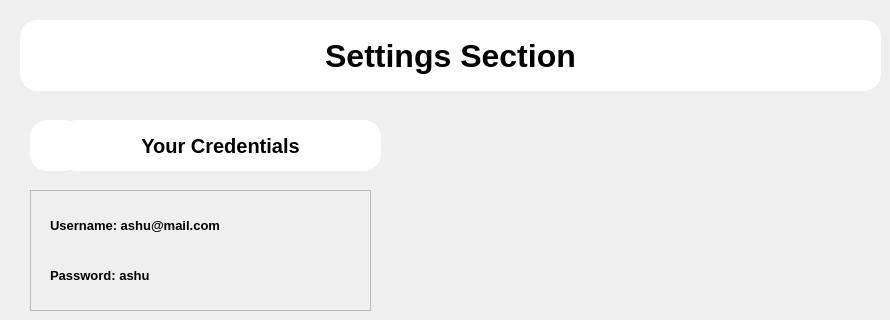
         <widget class="QWidget" name="tab">
          <attribute name="title">
           <string>Settings</string>
          </attribute>
          <widget class="QLabel" name="lhead">
           <property name="geometry">
            <rect>
             <x>20</x>
             <y>20</y>
             <width>861</width>
             <height>71</height>
            </rect>
           </property>
           <property name="font">
            <font>
             <pointsize>24</pointsize>
             <weight>75</weight>
             <bold>true</bold>
            </font>
           </property>
           <property name="layoutDirection">
            <enum>Qt::LeftToRight</enum>
           </property>
           <property name="styleSheet">
            <string notr="true">background-color: rgb(255, 255, 255);
border:2px solid rgb(255, 255, 255);
border-radius:17px;</string>
           </property>
           <property name="text">
            <string>Settings Section</string>
           </property>
           <property name="alignment">
            <set>Qt::AlignCenter</set>
           </property>
          </widget>
          <widget class="QLabel" name="ltop">
           <property name="geometry">
            <rect>
             <x>60</x>
             <y>120</y>
             <width>321</width>
             <height>51</height>
            </rect>
           </property>
           <property name="font">
            <font>
             <pointsize>15</pointsize>
             <weight>75</weight>
             <bold>true</bold>
            </font>
           </property>
           <property name="layoutDirection">
            <enum>Qt::LeftToRight</enum>
           </property>
           <property name="styleSheet">
            <string notr="true">background-color: rgb(255, 255, 255);
border:2px solid rgb(255, 255, 255);
border-radius:17px;</string>
           </property>
           <property name="text">
            <string>Your Credentials</string>
           </property>
           <property name="alignment">
            <set>Qt::AlignCenter</set>
           </property>
          </widget>
          <widget class="QLabel" name="licon">
           <property name="geometry">
            <rect>
             <x>30</x>
             <y>120</y>
             <width>51</width>
             <height>51</height>
            </rect>
           </property>
           <property name="styleSheet">
            <string notr="true">background-color: rgb(255, 255, 255);
border:2px solid rgb(255, 255, 255);
border-radius:17px;</string>
           </property>
           <property name="text">
            <string/>
           </property>
           <property name="pixmap">
            <pixmap resource="resource2.qrc">:/blueIcon/iconsblue/codepen.svg</pixmap>
           </property>
           <property name="scaledContents">
            <bool>false</bool>
           </property>
          </widget>
          <widget class="QFrame" name="frame_13">
           <property name="geometry">
            <rect>
             <x>30</x>
             <y>190</y>
             <width>341</width>
             <height>121</height>
            </rect>
           </property>
           <property name="frameShape">
            <enum>QFrame::StyledPanel</enum>
           </property>
           <property name="frameShadow">
            <enum>QFrame::Raised</enum>
           </property>
           <widget class="QLabel" name="lp">
            <property name="geometry">
             <rect>
              <x>20</x>
              <y>70</y>
              <width>191</width>
              <height>31</height>
             </rect>
            </property>
            <property name="font">
             <font>
              <pointsize>10</pointsize>
              <weight>75</weight>
              <bold>true</bold>
             </font>
            </property>
            <property name="layoutDirection">
             <enum>Qt::LeftToRight</enum>
            </property>
            <property name="styleSheet">
             <string notr="true"/>
            </property>
            <property name="text">
             <string>Password: ashu</string>
            </property>
            <property name="alignment">
             <set>Qt::AlignLeading|Qt::AlignLeft|Qt::AlignVCenter</set>
            </property>
           </widget>
           <widget class="QLabel" name="lu">
            <property name="geometry">
             <rect>
              <x>20</x>
              <y>20</y>
              <width>251</width>
              <height>31</height>
             </rect>
            </property>
            <property name="font">
             <font>
              <pointsize>10</pointsize>
              <weight>75</weight>
              <bold>true</bold>
             </font>
            </property>
            <property name="layoutDirection">
             <enum>Qt::LeftToRight</enum>
            </property>
            <property name="styleSheet">
             <string notr="true"/>
            </property>
            <property name="text">
             <string>Username: ashu@mail.com</string>
            </property>
            <property name="alignment">
             <set>Qt::AlignLeading|Qt::AlignLeft|Qt::AlignVCenter</set>
            </property>
           </widget>
          </widget>
         </widget>
